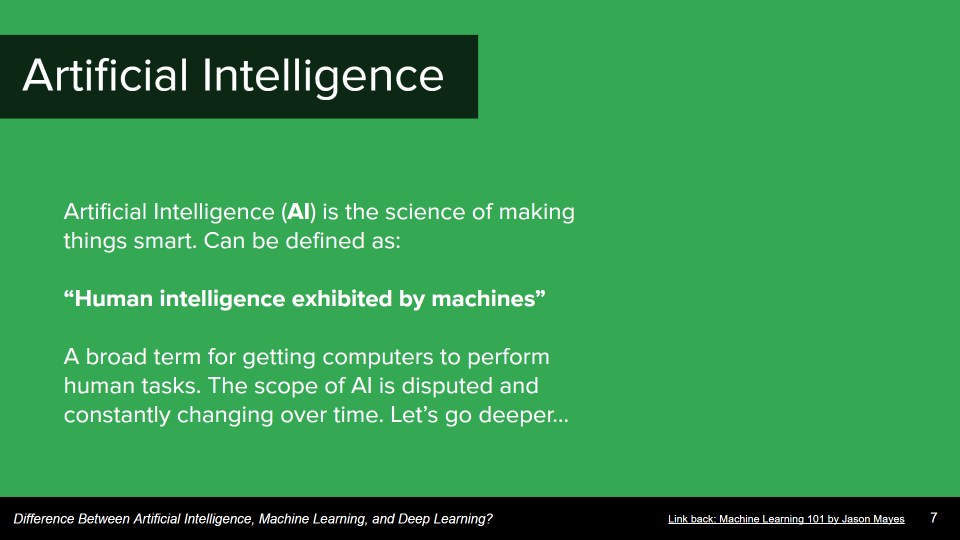
#> input picture Week 2/Class 2 - Work with Videos and image ops/Screenshot (115).png, 1920 x 1080 px (shown at 1/2 size)
$ python basic_operations.py
#> lines starting #> are read from the running program, lines starting #| are printed output that depends on the picture
import cv2
import numpy as np

# D:/one/two/basic_operation

# D:/one/Screenshot (115).png


image = cv2.imread("Screenshot (115).png")
#> image is the input picture: shape (1080, 1920, 3); mean B, G, R 79, 149.8, 53
image2 = cv2.imread("frames/frame_1.jpg")
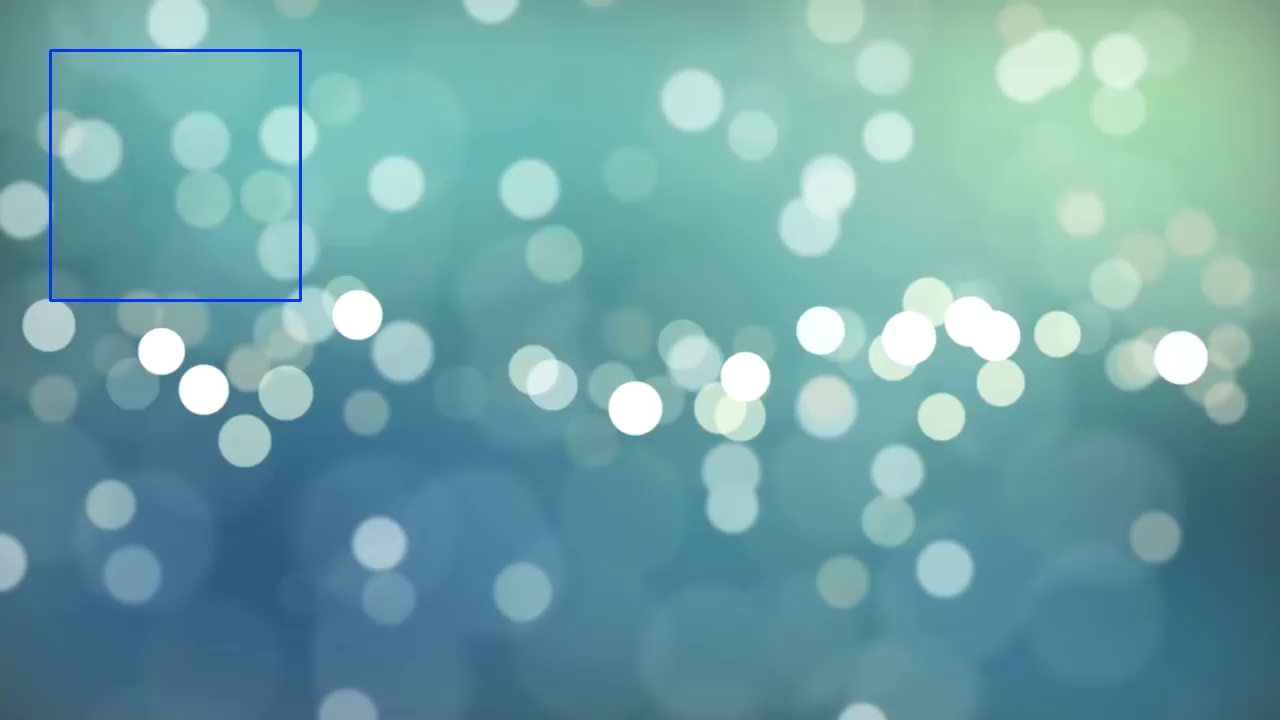
#> input picture Week 2/Class 2 - Work with Videos and image ops/frames/frame_1.jpg, 1280 x 720 px
#> image2 is the input picture: shape (720, 1280, 3); mean B, G, R 166.9, 163.1, 111.9

print(image.shape)
#| (1080, 1920, 3)

b,g,r = cv2.split(image)
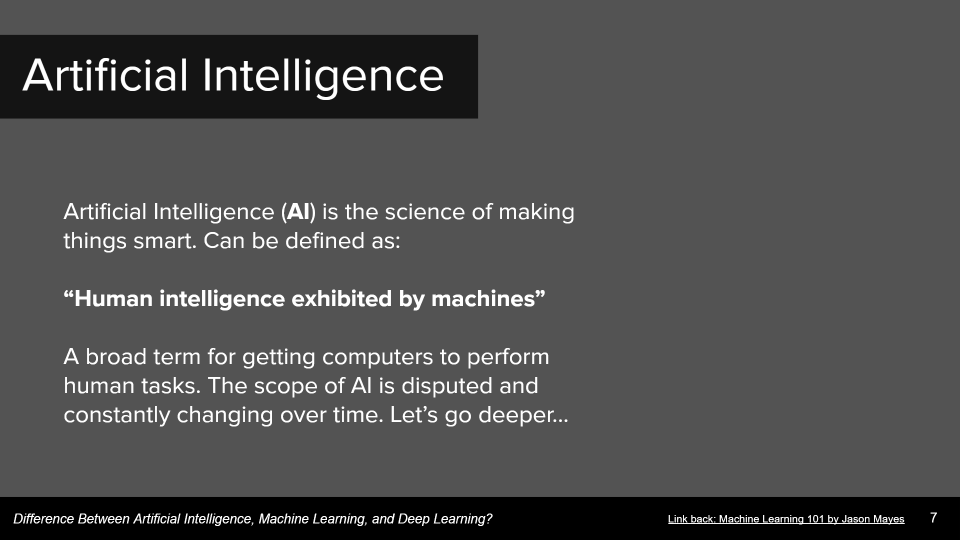
#> b: shape (1080, 1920) (shown at 1/2 size); min 0, max 255, mean 79
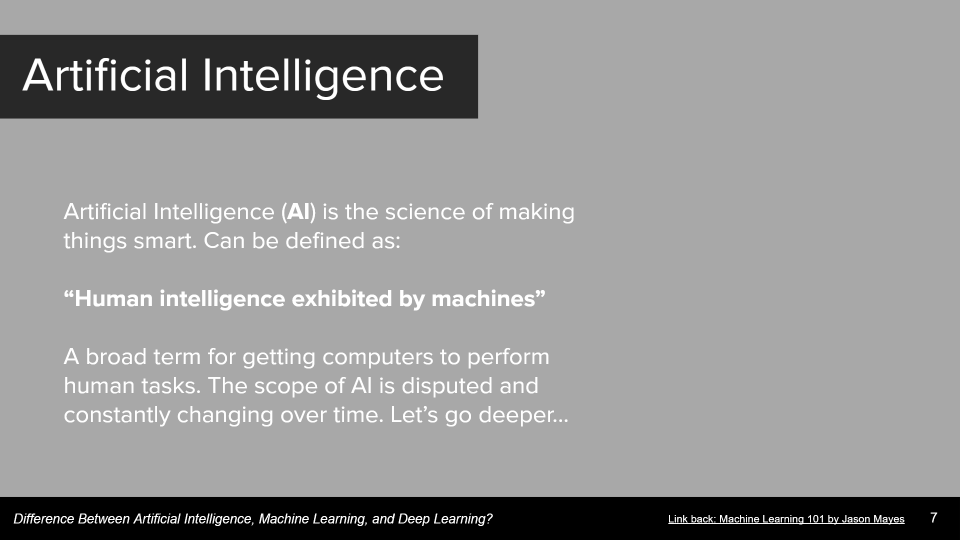
#> g: shape (1080, 1920) (shown at 1/2 size); min 0, max 255, mean 149.8
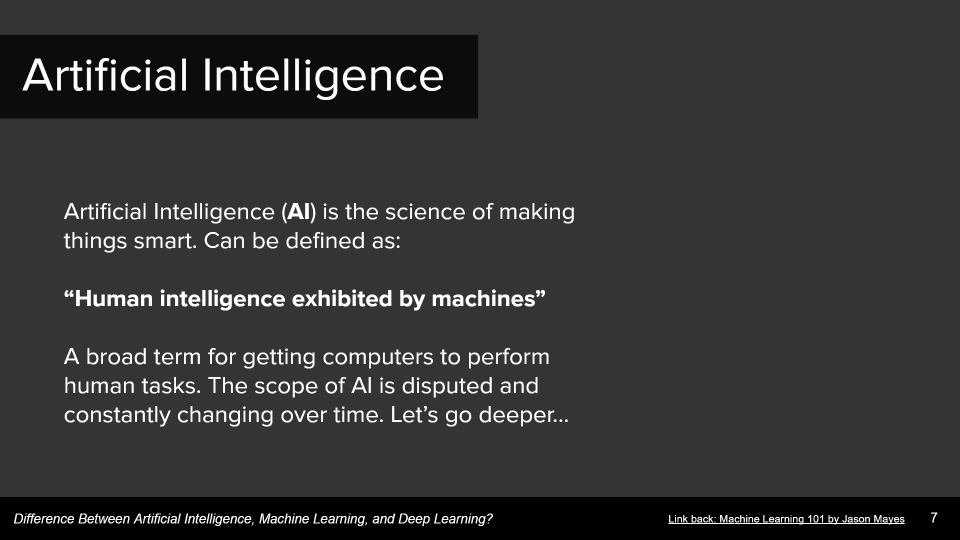
#> r: shape (1080, 1920) (shown at 1/2 size); min 0, max 255, mean 53

img = cv2.merge((r, g, b))

# Flip
image = cv2.flip(image, 1)
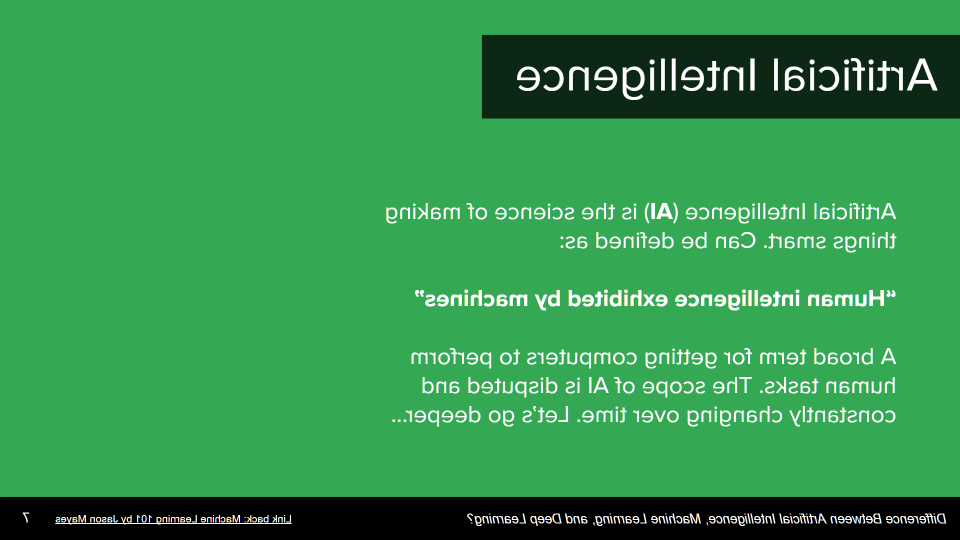
#> image: shape (1080, 1920, 3) (shown at 1/2 size); mean B, G, R 79, 149.8, 53


#image = cv2.resize(image, (500, 500))

h,w, c = image.shape
#> h = 1080; w = 1920; c = 3
image1 = cv2.resize(image2, (w, h))
# concatenate
resp = np.concatenate((image, image1), axis=1)
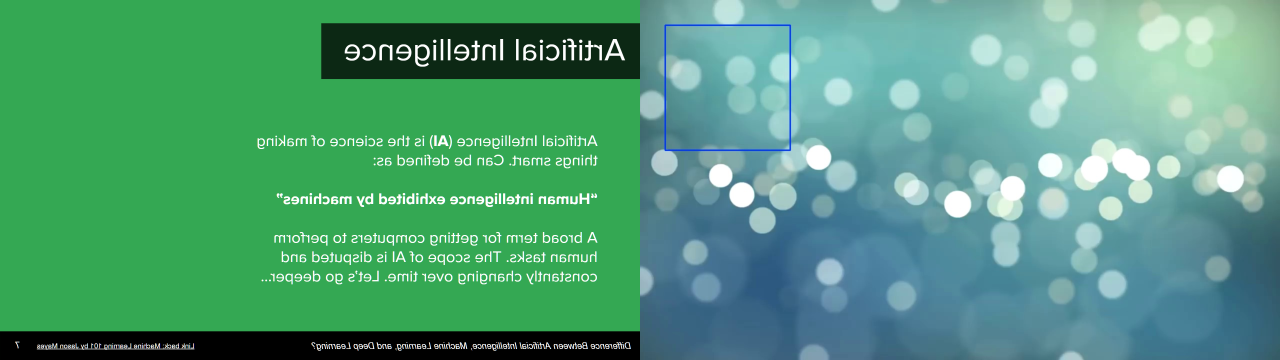
#> resp: shape (1080, 3840, 3) (shown at 1/3 size); mean B, G, R 122.9, 156.5, 82.5

cv2.imshow("img", resp)
cv2.waitKey(0)
cv2.destroyAllWindows()
